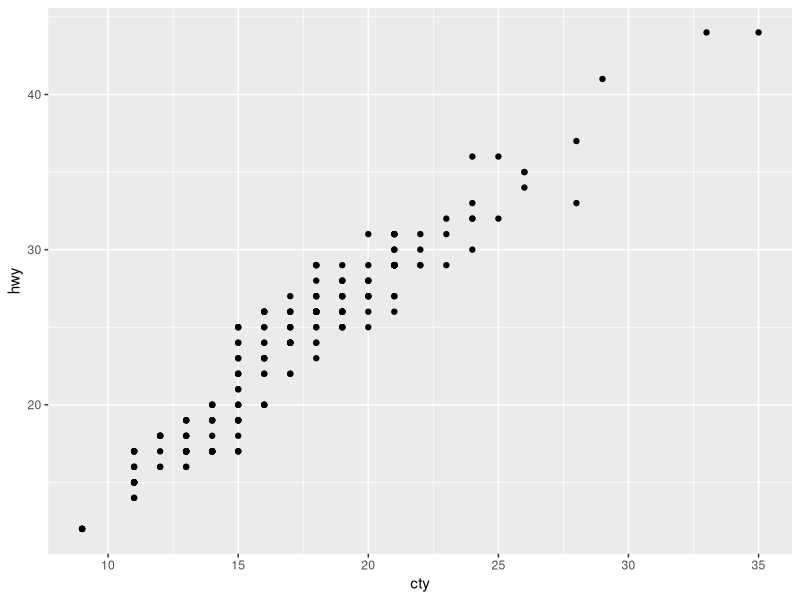
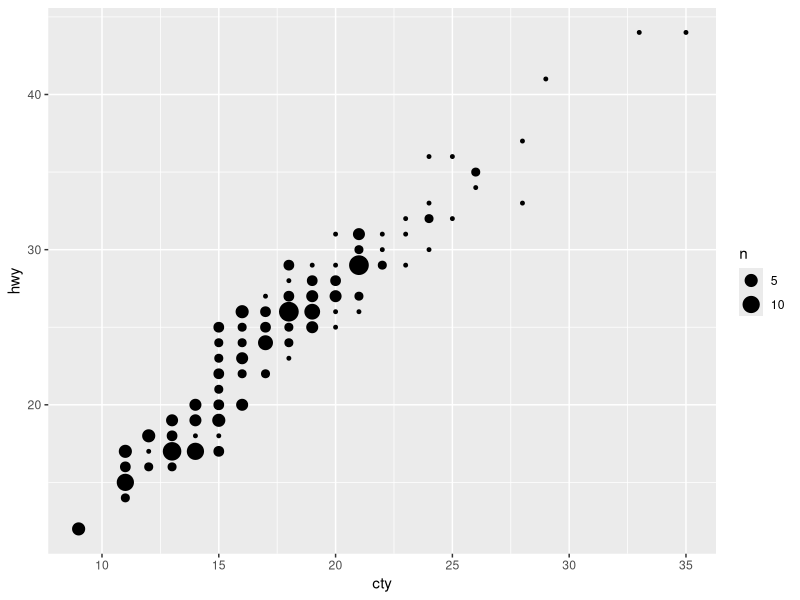
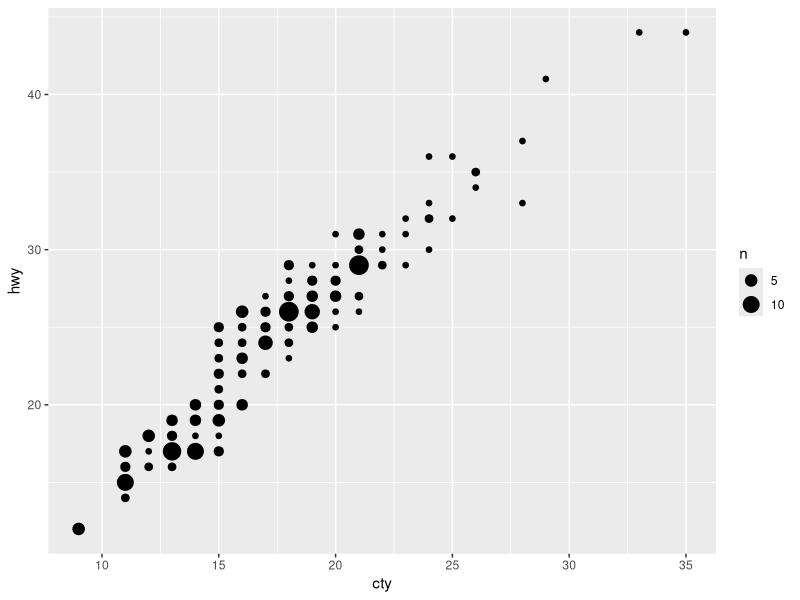
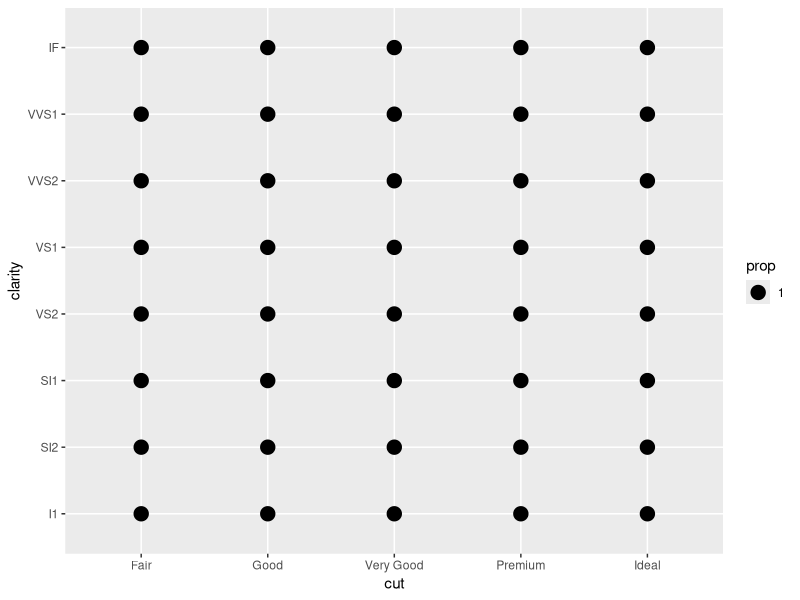
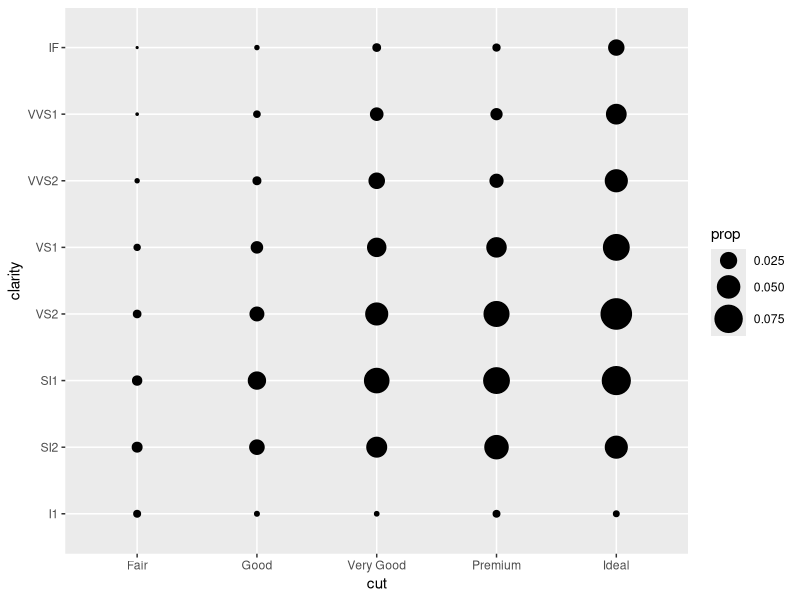
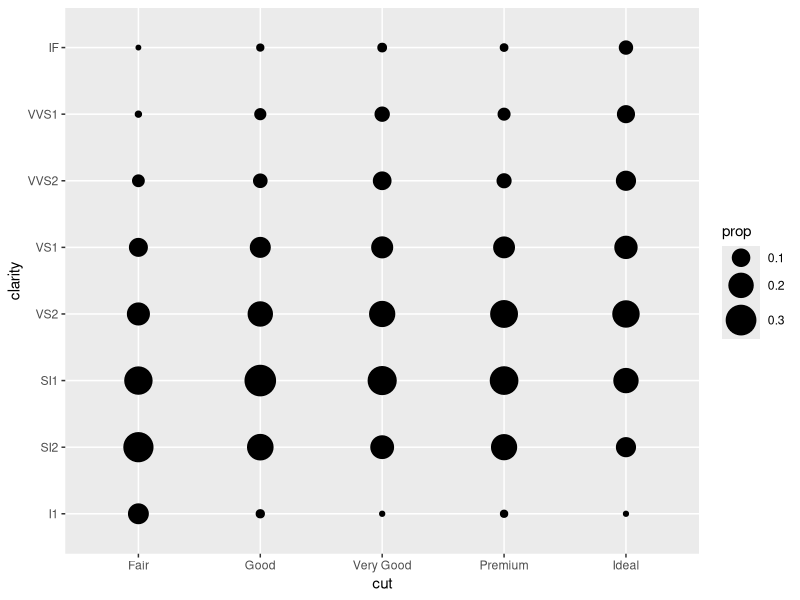
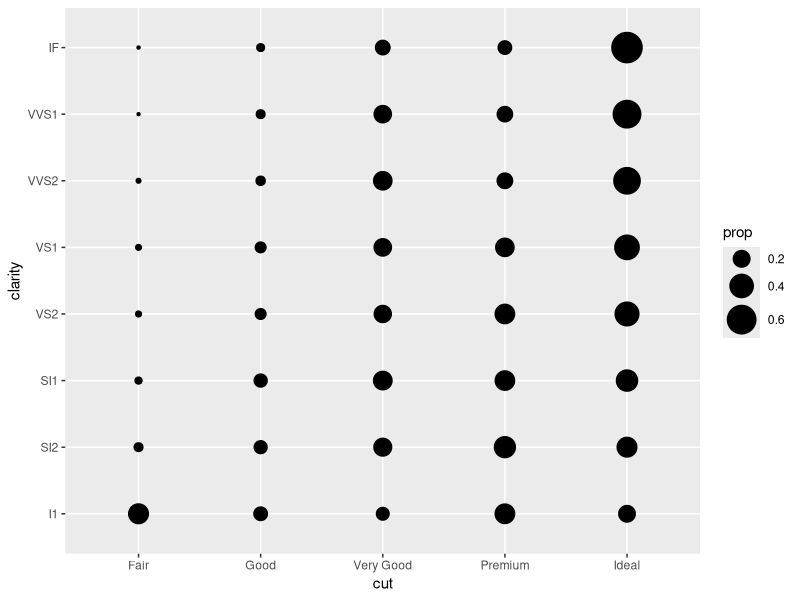

Here is the R script that generated these plots, in order:
library(ggplot2)


### Name: geom_count
### Title: Count overlapping points
### Aliases: geom_count stat_sum

### ** Examples

ggplot(mpg, aes(cty, hwy)) +
 geom_point()

ggplot(mpg, aes(cty, hwy)) +
 geom_count()

# Best used in conjunction with scale_size_area which ensures that
# counts of zero would be given size 0. Doesn't make much different
# here because the smallest count is already close to 0.
ggplot(mpg, aes(cty, hwy)) +
 geom_count() +
 scale_size_area()

# Display proportions instead of counts -------------------------------------
# By default, all categorical variables in the plot form the groups.
# Specifying geom_count without a group identifier leads to a plot which is
# not useful:
d <- ggplot(diamonds, aes(x = cut, y = clarity))
d + geom_count(aes(size = stat(prop)))
# To correct this problem and achieve a more desirable plot, we need
# to specify which group the proportion is to be calculated over.
d + geom_count(aes(size = stat(prop), group = 1)) +
  scale_size_area(max_size = 10)

# Or group by x/y variables to have rows/columns sum to 1.
d + geom_count(aes(size = stat(prop), group = cut)) +
  scale_size_area(max_size = 10)
d + geom_count(aes(size = stat(prop), group = clarity)) +
  scale_size_area(max_size = 10)
